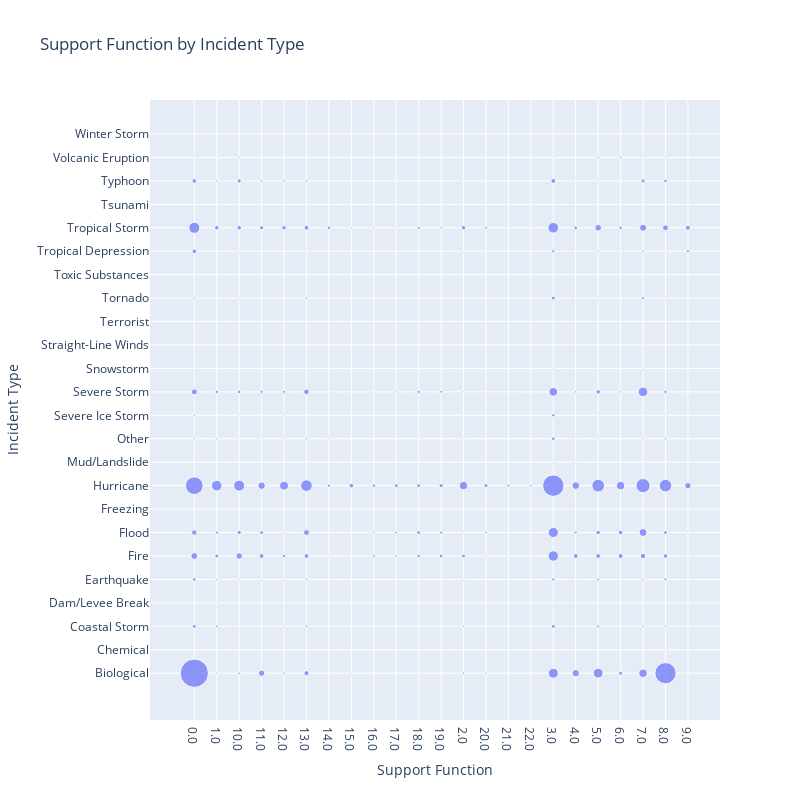

The notebook cell saved with this chart:
### Code cell
fig = px.scatter(df.groupby(
        ['supportFunction', 'incidentType']).size(       
    ).reset_index(
        name='count').sort_values(by='incidentType'),
                 x = 'supportFunction',
                 y = 'incidentType',
                 size = 'count',
                 title = 'Support Function by Incident Type',
                 labels = {'supportFunction' : 'Support Function',
                           'incidentType' : 'Incident Type'},)

fig.update_xaxes(
    categoryorder = 'array',
    categoryarray = esfs,
    tickmode = 'linear',
    dtick = 1
)

fig.update_yaxes(
    categoryorder = 'array',
    categoryarray = incidents,
    tickmode = 'linear',
    dtick = 1
)
fig.update_layout(
    height = 800,
    width = 800
)

fig.show()

### Figure 1 — Plotly figure (JSON) as saved in the notebook; plotly's stock layout.template omitted (floating-point values rounded to 4 significant figures; data arrays with more than 128 entries replaced by an {"elided": "..."} marker saying what was removed)
{"data": [{"hovertemplate": "Support Function=%{x}<br>Incident Type=%{y}<br>count=%{marker.size}<extra></extra>", "legendgroup": "", "marker": {"color": "#636efa", "size": {"elided": "289 int values"}, "sizemode": "area", "sizeref": 10.66, "symbol": "circle"}, "mode": "markers", "name": "", "orientation": "v", "showlegend": false, "type": "scatter", "x": {"elided": "289 str values"}, "xaxis": "x", "y": {"elided": "289 str values"}, "yaxis": "y"}], "layout": {"height": 800, "legend": {"itemsizing": "constant", "tracegroupgap": 0}, "title": {"text": "Support Function by Incident Type"}, "width": 800, "xaxis": {"anchor": "y", "categoryarray": ["0.0", "1.0", "10.0", "11.0", "12.0", "13.0", "14.0", "15.0", "16.0", "17.0", "18.0", "19.0", "2.0", "20.0", "21.0", "22.0", "3.0", "4.0", "5.0", "6.0", "7.0", "8.0", "9.0"], "categoryorder": "array", "domain": [0, 1], "dtick": 1, "tickmode": "linear", "title": {"text": "Support Function"}}, "yaxis": {"anchor": "x", "categoryarray": ["Biological", "Chemical", "Coastal Storm", "Dam/Levee Break", "Earthquake", "Fire", "Flood", "Freezing", "Hurricane", "Mud/Landslide", "Other", "Severe Ice Storm", "Severe Storm", "Snowstorm", "Straight-Line Winds", "Terrorist", "Tornado", "Toxic Substances", "Tropical Depression", "Tropical Storm", "Tsunami", "Typhoon", "Volcanic Eruption", "Winter Storm"], "categoryorder": "array", "domain": [0, 1], "dtick": 1, "tickmode": "linear", "title": {"text": "Incident Type"}}}}
